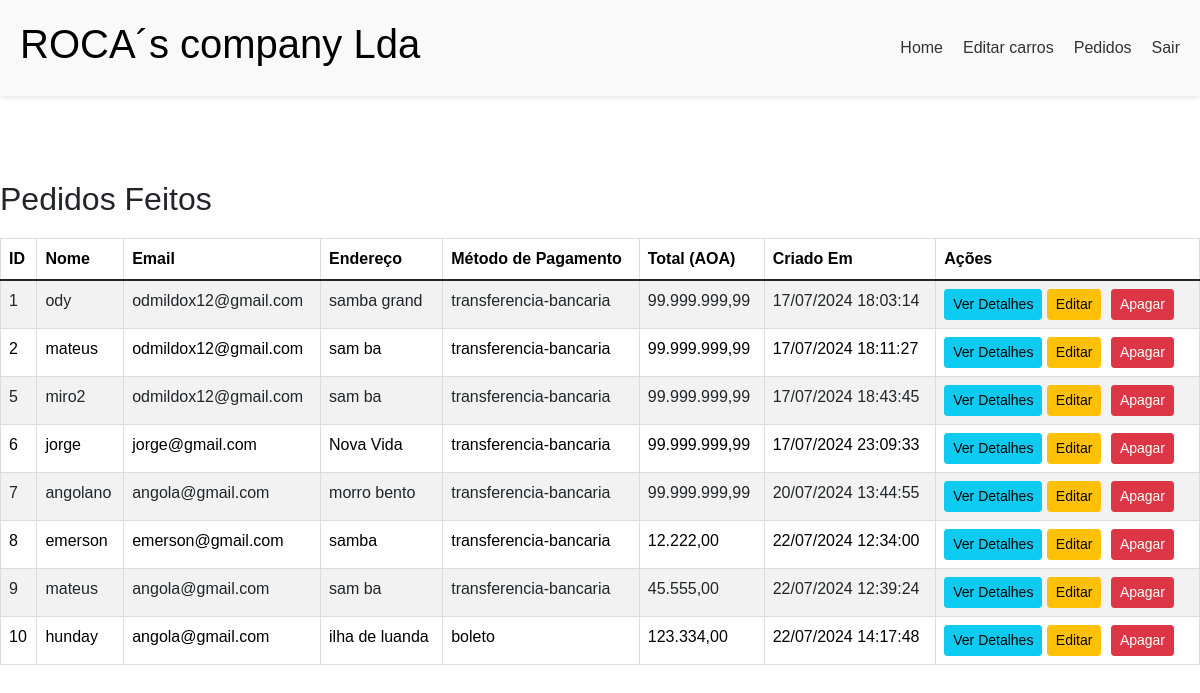
Screenshot of /roca/ver_pedidos.php with the database file from the repository.
### tables this page shows
CREATE TABLE `pedidos` (
  `id` int(11) NOT NULL,
  `nome` varchar(100) NOT NULL,
  `email` varchar(100) NOT NULL,
  `endereco` varchar(255) NOT NULL,
  `metodo_pagamento` enum('transferencia-bancaria','boleto') NOT NULL,
  `total` decimal(10,2) NOT NULL,
  `criado_em` timestamp NOT NULL DEFAULT CURRENT_TIMESTAMP
);

### roca/ver_pedidos.php (the view, shortened to what this page needs)
<?php
$host = "localhost";
$usuario = "root";
$senha = "";
$banco = "venda_de_carros";
$conexao = new mysqli($host, $usuario, $senha, $banco);
$query = "SELECT id, nome, email, endereco, metodo_pagamento, total, criado_em FROM pedidos ORDER BY criado_em ASC";
$resultado = $conexao->query($query);
$pedidos = [];
while ($linha = $resultado->fetch_assoc()) {
    $pedidos[] = $linha;
}
?>
<!DOCTYPE html>
<html lang="pt-BR">
<head>
    <link rel="stylesheet" href="stylte.css">
    <link href="https://cdn.jsdelivr.net/npm/bootstrap@5.3.1/dist/css/bootstrap.min.css" rel="stylesheet">
    <link href="https://cdn.jsdelivr.net/npm/bootstrap@5.3.3/dist/css/bootstrap.min.css" rel="stylesheet">
    <link rel="stylesheet" href="https://cdnjs.cloudflare.com/ajax/libs/font-awesome/6.0.0-beta3/css/all.min.css">
    <link href="https://maxcdn.bootstrapcdn.com/bootstrap/5.1.3/css/bootstrap.min.css" rel="stylesheet">
</head>
<body>
    <header>
        <h1>ROCA´s company Lda</h1>
        <nav>
            <ul>
                <li><a href="admin.php">Home</a></li>
                <li><a href="tabela_de_carros.php">Editar carros</a></li>
                <li><a href="ver_pedidos.php">Pedidos</a></li>
                <li><a href="entrar.php">Sair</a></li>
            </ul>
        </nav>
    </header>
 <section></section>
 <section></section>
 <section></section>
 <div class="container">
        <h2>Pedidos Feitos</h2>
        <table class="table table-striped">
            <thead>
                <tr>
                    <th>ID</th>
                    <th>Nome</th>
                    <th>Email</th>
                    <th>Endereço</th>
                    <th>Método de Pagamento</th>
                    <th>Total (AOA)</th>
                    <th>Criado Em</th>
                    <th>Ações</th>
                </tr>
            </thead>
            <tbody>
                <?php if (count($pedidos) > 0): ?>
                    <?php foreach ($pedidos as $pedido): ?>
                        <tr>
                            <td><?= htmlspecialchars($pedido['id']) ?></td>
                            <td><?= htmlspecialchars($pedido['nome']) ?></td>
                            <td><?= htmlspecialchars($pedido['email']) ?></td>
                            <td><?= htmlspecialchars($pedido['endereco']) ?></td>
                            <td><?= htmlspecialchars($pedido['metodo_pagamento']) ?></td>
                            <td><?= htmlspecialchars(number_format($pedido['total'], 2, ',', '.')) ?></td>
                            <td><?= htmlspecialchars(date('d/m/Y H:i:s', strtotime($pedido['criado_em']))) ?></td>
                            <td>
                                <a href="detalhes_pedidos.php?id=<?= $pedido['id'] ?>" class="btn btn-info btn-sm">Ver Detalhes</a>
                                <a href="editar_pedidos.php?id=<?= $pedido['id'] ?>" class="btn btn-warning btn-sm">Editar</a>
                                <a href="apagar_pedidos.php?id=<?= $pedido['id'] ?>" class="btn btn-danger btn-sm" onclick="return confirm('Tem certeza de que deseja apagar este pedido?')">Apagar</a>
                            </td>
                        </tr>
                    <?php endforeach; ?>
                <?php else: ?>
                    <tr>
                        <td colspan="8" class="text-center">Nenhum pedido encontrado.</td>
                    </tr>
                <?php endif; ?>
            </tbody>
        </table>
    </div>
</body>
</html>

### roca/stylte.css (style rules this page uses)
body { font-family: Arial, sans-serif; margin: 0; padding: 0; }
section { padding: 20px; margin: 10px; }

### roca/ver_pedidos.php (style rules this page uses)
body { margin: 0; font-family: Arial, sans-serif; }
header { display: flex; justify-content: space-between; align-items: center; padding: 20px; background-color: rgba(248, 248, 248, 0.8); position: fixed; width: 100%; top: 0; left: 0; box-shadow: 0 2px 5px rgba(0, 0, 0, 0.1); z-index: 1000; backdrop-filter: blur(10px); }
nav ul { list-style: none; margin: 0; padding: 0; display: flex; gap: 20px; }
nav ul li a { text-decoration: none; color: #333; }
nav { margin-left: auto; }
h1 { color:black; }
.container { padding: 0; }
table { width: 100%; border-collapse: collapse; margin-top: 20px; }
table, th, td { border: 1px solid #ddd; }
th, td { padding: 12px; text-align: left; }
th { background-color: #333; color: #fff; }
.container { max-width: 1000px; margin-top: 30px; }
.table { margin-bottom: 30px; }
.btn-primary, .btn-danger, .btn-warning { margin-right: 5px; }
.container { max-width: 1200px; margin-top: 30px; }

### rows the page displays
pedidos: id "1", nome "ody", email "odmildox12@gmail.com", endereco "samba grand", metodo_pagamento "transferencia-bancaria", total "99.999.999,99", criado_em "17/07/2024 18:03:14"
pedidos: id "2", nome "mateus", email "odmildox12@gmail.com", endereco "sam ba", metodo_pagamento "transferencia-bancaria", total "99.999.999,99", criado_em "17/07/2024 18:11:27"
pedidos: id "5", nome "miro2", email "odmildox12@gmail.com", endereco "sam ba", metodo_pagamento "transferencia-bancaria", total "99.999.999,99", criado_em "17/07/2024 18:43:45"
pedidos: id "6", nome "jorge", email "jorge@gmail.com", endereco "Nova Vida", metodo_pagamento "transferencia-bancaria", total "99.999.999,99", criado_em "17/07/2024 23:09:33"
pedidos: id "7", nome "angolano", email "angola@gmail.com", endereco "morro bento", metodo_pagamento "transferencia-bancaria", total "99.999.999,99", criado_em "20/07/2024 13:44:55"
pedidos: id "8", nome "emerson", email "emerson@gmail.com", endereco "samba", metodo_pagamento "transferencia-bancaria", total "12.222,00", criado_em "22/07/2024 12:34:00"
pedidos: id "9", nome "mateus", email "angola@gmail.com", endereco "sam ba", metodo_pagamento "transferencia-bancaria", total "45.555,00", criado_em "22/07/2024 12:39:24"
pedidos: id "10", nome "hunday", email "angola@gmail.com", endereco "ilha de luanda", metodo_pagamento "boleto", total "123.334,00", criado_em "22/07/2024 14:17:48"
